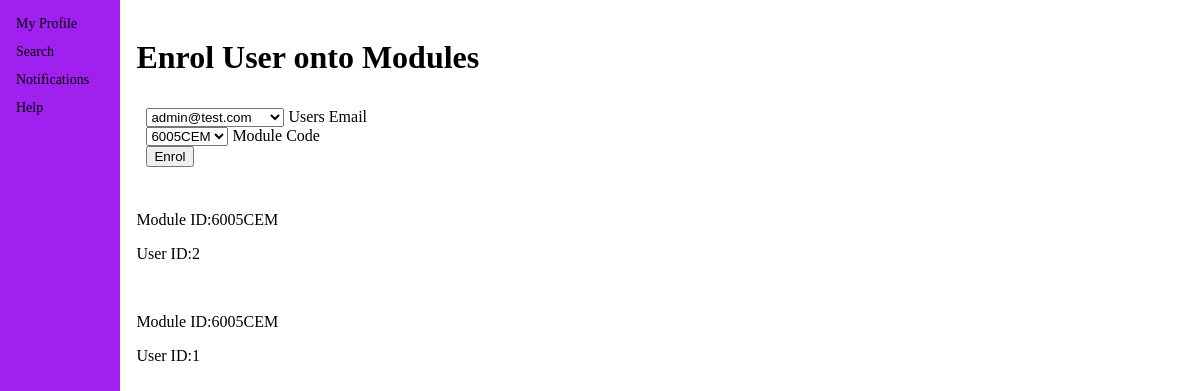
Page /admin/modulemanagement/enrol (signed in) on the committed database.
### app/models.py (models this page shows)
class Enrolment(db.Model):
    __tablename__ = 'enrolment'
    enrolmentId = db.Column(db.Integer, primary_key=True)
    moduleCode = db.Column(db.Integer, db.ForeignKey(Module.moduleCode), nullable=False)
    userId = db.Column(db.Integer, db.ForeignKey(User.id), nullable=False)

### app/admin.py (the view)
@admin.route('/admin/modulemanagement/enrol')
@login_required
@admin_required
def enrol_user():
    users = User.query.all()
    modules = Module.query.all()
    enrolment = Enrolment.query.all()
    return render_template('enrol_users.html', users=users, modules=modules, enrolment=enrolment)

### app/__init__.py (called while the page is built)
def make_app():
    app = Flask(__name__)
    app.config['SECRET_KEY'] = 'secr3!t'
    app.config['SQLALCHEMY_DATABASE_URI'] = 'sqlite:///db.sqlite'
    db.init_app(app)
    login_manager = LoginManager()#Create an instance of the login manager
    login_manager.login_view = 'auth.login'#Tell login manager what view to navigate to
    login_manager.init_app(app)#Initialise with the app
    from .models import User#Import User class/schema
    @login_manager.user_loader
    def load_user(user_id):
        return User.query.get(int(user_id))
    from .auth import auth as auth_blueprint
    app.register_blueprint(auth_blueprint)
    from .main import main as main_blueprint
    app.register_blueprint(main_blueprint)
    from .admin import admin as admin_blueprint
    app.register_blueprint(admin_blueprint)
    return app

### app/admin.py (called while the page is built)
def admin_required(f):
    @wraps(f)
    def wrap(*args, **kwargs):
        if current_user.userRole == "admin":
            return f(*args, **kwargs)
        else:
            flash("You need to be an admin to view this page")
            return redirect(url_for('main.index'))
    return wrap

### app/templates/enrol_users.html (shortened to what this page needs)
{% extends "base.html" %}
{%block main%}
<h1>Enrol User onto Modules</h1>
<div class="row">
    <form class="login-form" method="POST" action="/admin/modulemanagement/enrol">
        <div class="select-field">
            <select id="email" name="email" type="email">
                {% for user in users %}
                <option value="{{user.userEmail}}">{{user.userEmail}}</option>
                {%endfor%}
            </select>
            <label for="email">Users Email<label>
        </div>
        <div class="select-field">
            <select id="code" name="code" type="text">
                {% for module in modules %}
                <option value="{{module.moduleCode}}">{{module.moduleCode}}</option>
                {%endfor%}
            </select>
            <label for="code">Module Code<label>
        </div>
        <div class="submit-button">
            <button type="submit">Enrol</button>
        </div>
        </form>
</div>
<div>
    <br>
    {% for enrol in enrolment%}
    <p>Module ID:{{enrol.moduleCode}}</p>
    <p>User ID:{{enrol.userId}}</p>
    <br>
    {%endfor%}
</div>
{%endblock%}

### app/static/base.css (style rules this page uses)
* { box-sizing: border-box; }
.row { padding: 10px }

### rows in the picture
Enrolment: moduleCode "6005CEM", userId "2"
Enrolment: moduleCode "6005CEM", userId "1"

### other values in the picture
form field email "admin@test.com"
form field code "6005CEM"
